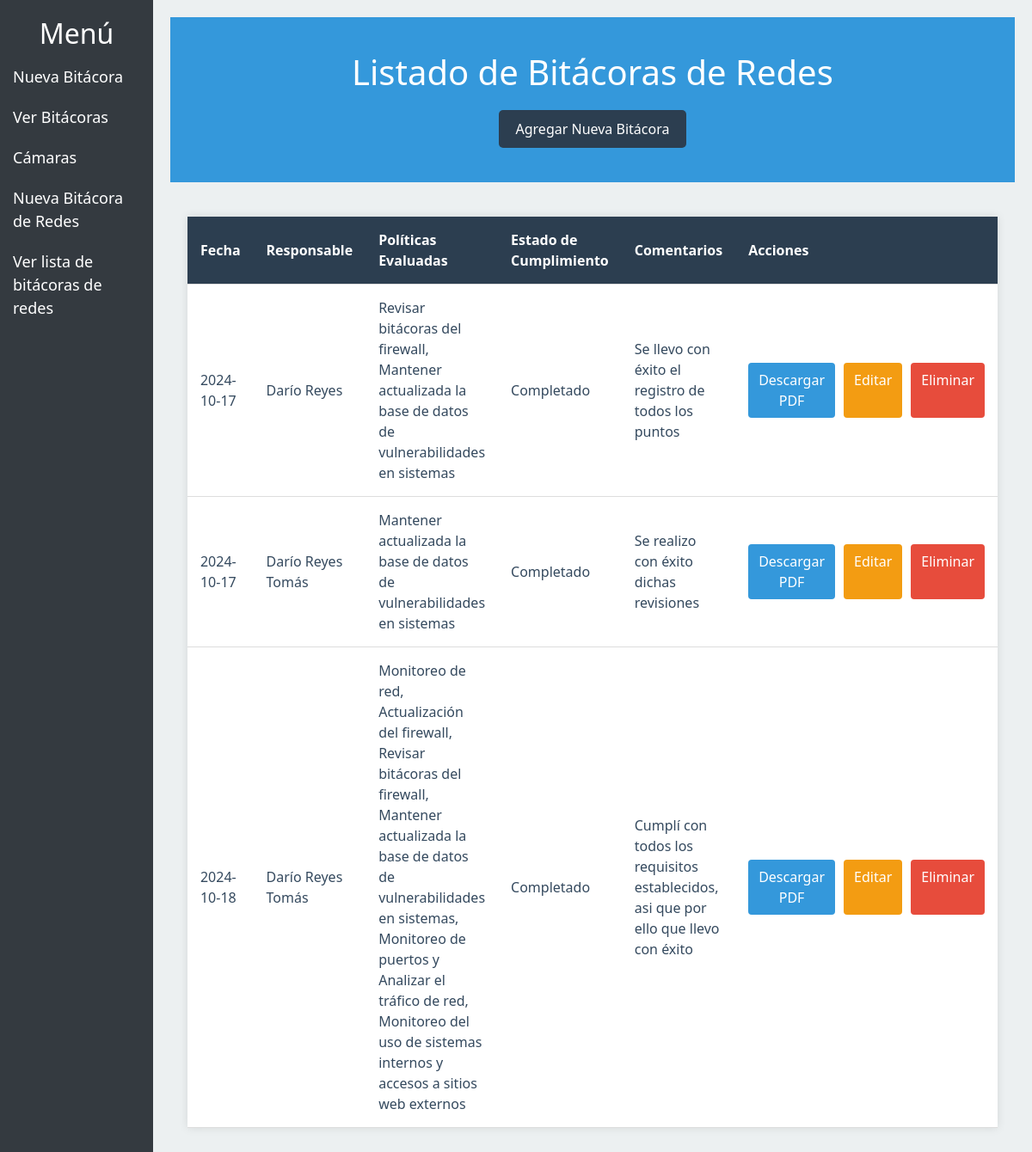
/index.php/redes/lista, run on the app's committed database.
### tables this page shows
CREATE TABLE `bitacora_redes` (
  `id` int(11) NOT NULL,
  `fecha` date NOT NULL,
  `responsable` varchar(255) NOT NULL,
  `politicas` text NOT NULL,
  `estado_cumplimiento` varchar(50) NOT NULL,
  `comentarios` text DEFAULT NULL
);

### application/controllers/Redes.php (called while the page is built, shortened)
<?php
class Redes extends CI_Controller {
    public function __construct() {
        $this->load->model('Redes_model');
        $this->load->helper('url');
        $this->load->helper('form');
        $this->load->library('session');
        $this->load->library('pdf');
        $this->load->library('tcpdf');
    }
    public function lista(){
        $data['bitacoras'] = $this->Redes_model->get_all_bitacoras();
        $data['contenido'] = 'redes/lista';
        $this->load->view('sidebar_menu', $data);
    }
}

### index.php (called while the page is built, shortened)
<?php
require_once BASEPATH.'core/CodeIgniter.php';

### application/models/Redes_model.php (called while the page is built, shortened)
<?php
class Redes_model extends CI_Model {
    public function get_all_bitacoras() {
        $query = $this->db->get('bitacora_redes');
        return $query->result_array();
    }
}

### application/views/redes/lista.php (the view, shortened to what this page needs)
<!DOCTYPE html>
<html lang="es">
<head>
</head>
<body>
    <header>
        <div class="container">
            <h1>Listado de Bitácoras de Redes</h1>
            <a href="<?php echo site_url('redes/nueva_bitacora'); ?>" class="add-btn">Agregar Nueva Bitácora</a>
        </div>
    </header>
    <main class="container">
        <table>
            <thead>
                <tr>
                    <th>Fecha</th>
                    <th>Responsable</th>
                    <th>Políticas Evaluadas</th>
                    <th>Estado de Cumplimiento</th>
                    <th>Comentarios</th>
                    <th>Acciones</th>
                </tr>
            </thead>
            <tbody>
                <?php foreach ($bitacoras as $bitacora): ?>
                <tr>
                    <td data-label="Fecha"><?php echo $bitacora['fecha']; ?></td>
                    <td data-label="Responsable"><?php echo $bitacora['responsable']; ?></td>
                    <td data-label="Políticas Evaluadas">
                        <?php
                        if (!empty($bitacora['politicas'])) {
                            $politicas = json_decode($bitacora['politicas'], true);
                            echo implode(", ", $politicas);
                        } else {
                            echo 'No hay políticas evaluadas';
                        }
                        ?>
                    </td>
                    <td data-label="Estado de Cumplimiento"><?php echo $bitacora['estado_cumplimiento']; ?></td>
                    <td data-label="Comentarios"><?php echo $bitacora['comentarios']; ?></td>
                    <td data-label="Acciones">
                        <div class="action-btns">
                            <a href="<?php echo site_url('redes/descargar_pdf/' . $bitacora['id']); ?>" class="btn btn-download">Descargar PDF</a>
                            <a href="<?php echo site_url('redes/editar/' . $bitacora['id']); ?>" class="btn btn-edit">Editar</a>
                            <a href="<?php echo site_url('redes/eliminar/' . $bitacora['id']); ?>" class="btn btn-delete" onclick="return confirm('¿Estás seguro de que quieres eliminar esta bitácora?');">Eliminar</a>
                        </div>
                    </td>
                </tr>
                <?php endforeach; ?>
            </tbody>
        </table>
    </main>
</body>
</html>

### application/views/sidebar_menu.php (style rules this page uses)
body { display: flex; min-height: 100vh; margin: 0; font-family: Arial, sans-serif; background-color: #f8f9fa; }

### application/views/redes/lista.php (style rules this page uses)
:root { --primary-color: #3498db; --secondary-color: #2c3e50; --background-color: #ecf0f1; --text-color: #34495e; --accent-color: #e74c3c; }
body { font-family: 'Segoe UI', Tahoma, Geneva, Verdana, sans-serif; margin: 0; padding: 0; background-color: var(--background-color); color: var(--text-color); }
.container { max-width: 1200px; margin: 0 auto; padding: 20px; }
header { background-color: var(--primary-color); color: white; padding: 20px 0; text-align: center; }
h1 { margin: 0; font-size: 2.5em; }
.add-btn { display: inline-block; background-color: var(--secondary-color); color: white; padding: 10px 20px; text-decoration: none; border-radius: 5px; margin-top: 20px; transition: background-color 0.3s ease; }
table { width: 100%; border-collapse: collapse; margin-top: 20px; background-color: white; box-shadow: 0 0 10px rgba(0, 0, 0, 0.1); }
th, td { padding: 15px; text-align: left; border-bottom: 1px solid #ddd; }
th { background-color: var(--secondary-color); color: white; }
.action-btns { display: flex; gap: 10px; }
.btn { padding: 8px 12px; border: none; border-radius: 4px; cursor: pointer; transition: background-color 0.3s ease; }
.btn-download { background-color: var(--primary-color); color: white; }
.btn-edit { background-color: #f39c12; color: white; }
.btn-delete { background-color: var(--accent-color); color: white; }

### data on the page
bitacora_redes: fecha "2024-10-17", responsable "Darío Reyes", politicas "Revisar bitácoras del firewall, Mantener actualizada la base de datos de vulnerabilidades en sistemas", estado_cumplimiento "Completado", comentarios "Se llevo con éxito el registro de todos los puntos"
bitacora_redes: fecha "2024-10-17", responsable "Darío Reyes Tomás", politicas "Mantener actualizada la base de datos de vulnerabilidades en sistemas", estado_cumplimiento "Completado", comentarios "Se realizo con éxito dichas revisiones"
bitacora_redes: fecha "2024-10-18", responsable "Darío Reyes Tomás", politicas "Monitoreo de red, Actualización del firewall, Revisar bitácoras del firewall, Mantener actualizada la base de datos de vulnerabilidades en sistemas, Monitoreo de puertos y Analizar el tráfico de red, Monitoreo del uso de sistemas internos y accesos a sitios web externos", estado_cumplimiento "Completado", comentarios "Cumplí con todos los requisitos establecidos, asi que por ello que llevo con éxito"
